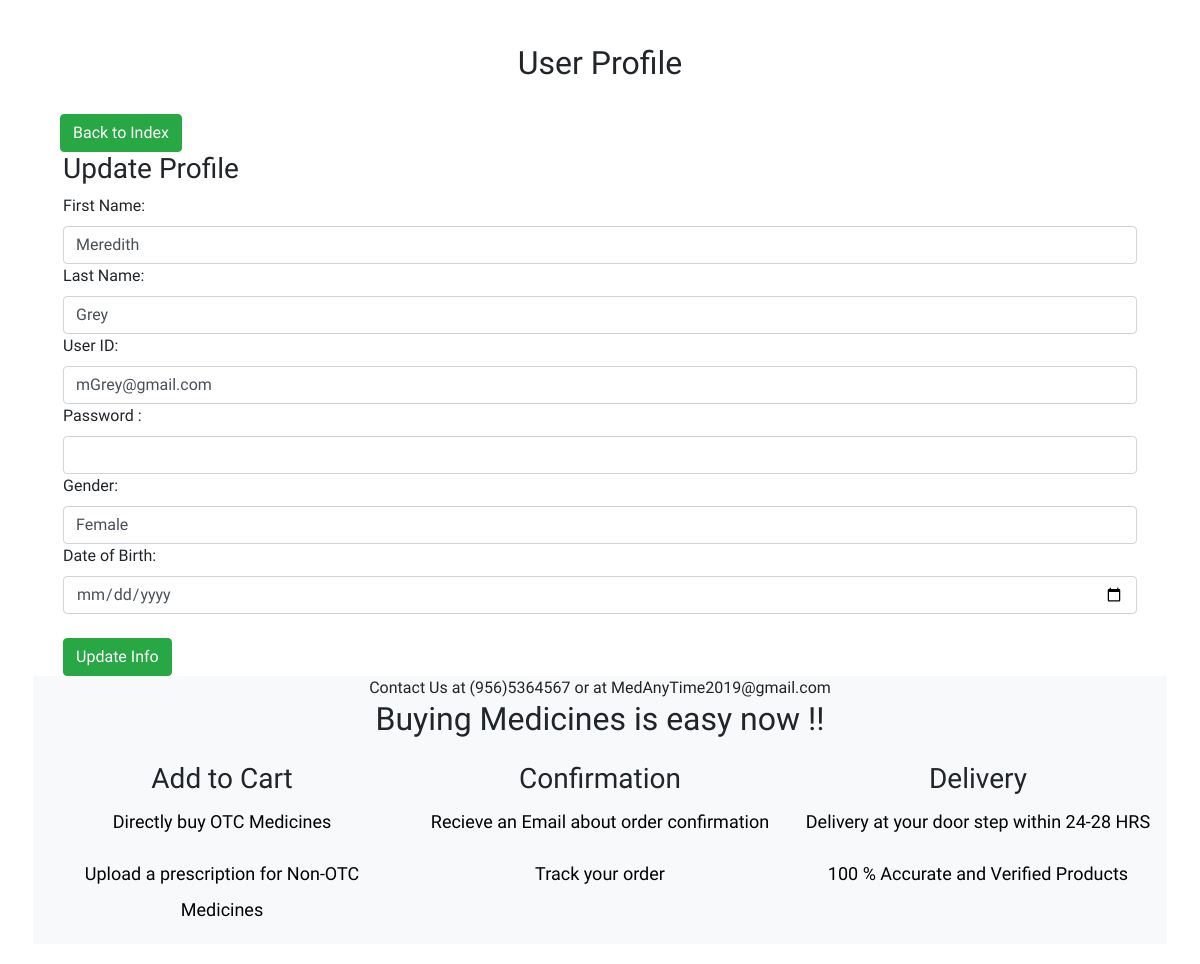
Screenshot of /TestProject/profile_update.php?ID=28 (signed in) with the database file from the repository.
### tables this page shows
CREATE TABLE `userdetails` (
  `ID` int(11) NOT NULL,
  `UserID` varchar(255) NOT NULL,
  `FirstName` varchar(255) NOT NULL,
  `LastName` varchar(255) NOT NULL,
  `Gender` text NOT NULL,
  `Password` varchar(255) NOT NULL,
  `GovtID` varchar(255) NOT NULL,
  `DateOfBirth` date NOT NULL
);

### TestProject/profile_update.php (the view, shortened to what this page needs)
<?php
include('C:/xampp/htdocs/SwEngg/Config/dbConnection.php');
$ID= $_GET['ID'];
$result = mysqli_query($dbConnection, "SELECT * FROM userdetails WHERE ID=$ID");
while($res = mysqli_fetch_array($result))
{
    $UserID  = $res['UserID'];
    $FirstName = $res['FirstName'];
    $LastName = $res['LastName'];
    $Gender =  $res['Gender'];
    $DOB = $res['DateOfBirth'];
}
?>
<!DOCTYPE html>
<html lang="en">
<head>
    <link rel="stylesheet" href="https://stackpath.bootstrapcdn.com/bootstrap/4.1.3/css/bootstrap.min.css">
    <link rel="stylesheet" href="app new2.css">
</head>
<body class="index-page sidebar-collapse">
<div class="wrapper">
<br>
        <div class="main">
            <div class="section section-basic">
                <div class="container">
                      <h2 align="center">	User Profile</h2>
                      <br>
                      &nbsp&nbsp&nbsp<a href='userpage2.php' class='btn btn-success btn-round'>Back to Index</a>
                <br>
                <div class="col-md-12">
    <div class="panel panel-success panel-size-custom">
  <div class="panel-heading"><h3>Update Profile</h3></div>
  <div class="panel-body">
    <form method="post">
        <div class="form group">
            <label>First Name:</label>
            <input type="text" class="form-control" id="FirstName" name="FirstName" value="<?php echo $FirstName;?>">
            <label>Last Name:</label>
            <input type="text" class="form-control" id="LastName" name="LastName" value="<?php echo $LastName;?>">
            <label>User ID:</label>
            <input type="text" class="form-control" id="UserID" name="UserID" value="<?php echo $UserID;?>">
            <label>Password :</label>
            <input type="password" class="form-control" id="Password" name="Password" >
            <label>Gender:</label>
            <input type="text" class="form-control" id="Gender" name="Gender" value="<?php echo $Gender;?>">
			<label>Date of Birth:</label>
            <input type="date" class="form-control" id="DOB" name="DOB" value="<?php echo $DOB;?>">
			   </div>
             </div>
            </div>
            <br>
            <div class="form group">
                <button type="submit" class="btn btn-success btn-round" id="submit" name="update">
                    <i class="now-ui-icons ui-1_check"></i> Update Info
                </button>
            </div>
  </div>
</div>
</div>
<footer class="footer" data-background-color="black">
            <section class="bg-light">
  <div class="container">
   <div class="row justify-content-center ">
          <div class="col-md-12 text-center heading-section">
           <span class="subheading"> Contact Us at (956)5364567 or at MedAnyTime2019@gmail.com</span>
            <h2 class="mb-4"> Buying Medicines is easy now !!</h2>
          </div>
        </div>
        <div class="row">
          <div class="col-md-4  align-self-stretch text-center">
                <h3 class="heading">Add to Cart</h3>
                <p>Directly buy OTC Medicines</p>
   <p>Upload a prescription for Non-OTC Medicines</p>
              </div>
          <div class="col-md-4 align-self-stretch text-center">
                <h3 class="heading">Confirmation</h3>
                <p> Recieve an Email about order confirmation </p>
   <p> Track your order </p>
              </div>
          <div class="col-md-4 align-self-stretch text-center">
                <h3 class="heading">Delivery</h3>
                <p>Delivery at your door step within 24-28 HRS</p>
   <p> 100 % Accurate and Verified Products </p>
              </div>
          </div>
        </div>
 </section>
        </footer>
    </div>
</body>
</html>

### app new2.css (style rules this page uses)
body { font-family: 'Gentium Book Basic', serif; }
button { background-color:#2471A3 ; color: white; }
.wrapper { display: flex; align-items: center; flex-direction: column; justify-content: center; width: 100%; min-height: 100%; padding: 20px; }
p { color: black; font-weight: 100; font-size: 1.125rem; line-height: 2; }

### rows the page displays
userdetails: FirstName "Meredith", LastName "Grey", UserID "mGrey@gmail.com", Gender "Female"
